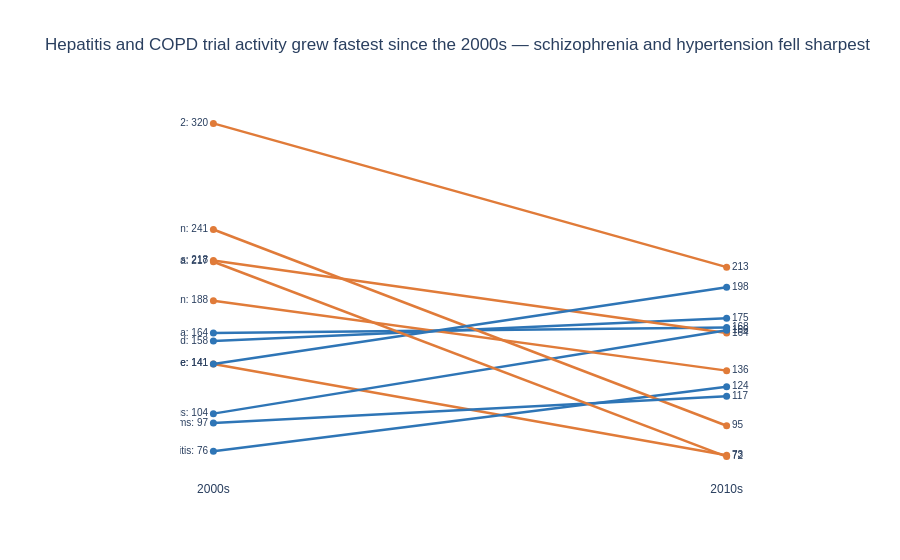

Notebook code cell kept with this figure:
### Markdown cell above
---
## Q4 — Which disease areas saw the sharpest rise or fall in trial activity between the 2000s and 2010s?

Looking at the 12 most-studied conditions overall, comparing trial counts in each decade.

### Code cell
top_conditions = df['Condition'].value_counts().head(12).index.tolist()
q4 = df[df['Condition'].isin(top_conditions) & df['decade'].isin(['2000s', '2010s'])]
q4_ct = pd.crosstab(q4['Condition'], q4['decade'])

fig4 = go.Figure()
for cond in q4_ct.index:
    v2000s, v2010s = q4_ct.loc[cond, '2000s'], q4_ct.loc[cond, '2010s']
    increased = v2010s > v2000s
    # CVD-safe: blue = grew, orange = shrank (no red/green)
    color = '#2E75B6' if increased else '#E07B39'
    fig4.add_trace(go.Scatter(
        x=['2000s', '2010s'], y=[v2000s, v2010s], mode='lines+markers+text',
        line=dict(color=color, width=2.5), marker=dict(color=color, size=7),
        text=[f'{cond}: {v2000s}', f'{v2010s}'], textposition=['middle left', 'middle right'],
        textfont=dict(size=10), showlegend=False
    ))

fig4.update_layout(
    title='Hepatitis and COPD trial activity grew fastest since the 2000s — schizophrenia and hypertension fell sharpest',
    plot_bgcolor='white', paper_bgcolor='white', font=dict(family='Arial', size=12),
    yaxis=dict(showticklabels=False, title='', showgrid=False),
    xaxis=dict(showgrid=False), margin=dict(l=180, r=140)
)
fig4.show()

### Figure 1 — Plotly figure (JSON) as saved in the notebook; plotly's stock layout.template omitted (floating-point values rounded to 4 significant figures)
{"data": [{"line": {"color": "#E07B39", "width": 2.5}, "marker": {"color": "#E07B39", "size": 7}, "mode": "lines+markers+text", "showlegend": false, "text": ["Alzheimer Disease: 141", "73"], "textfont": {"size": 10}, "textposition": ["middle left", "middle right"], "type": "scatter", "x": ["2000s", "2010s"], "y": [141, 73]}, {"line": {"color": "#2E75B6", "width": 2.5}, "marker": {"color": "#2E75B6", "size": 7}, "mode": "lines+markers+text", "showlegend": false, "text": ["Arthritis, Rheumatoid: 158", "175"], "textfont": {"size": 10}, "textposition": ["middle left", "middle right"], "type": "scatter", "x": ["2000s", "2010s"], "y": [158, 175]}, {"line": {"color": "#2E75B6", "width": 2.5}, "marker": {"color": "#2E75B6", "size": 7}, "mode": "lines+markers+text", "showlegend": false, "text": ["Asthma: 164", "168"], "textfont": {"size": 10}, "textposition": ["middle left", "middle right"], "type": "scatter", "x": ["2000s", "2010s"], "y": [164, 168]}, {"line": {"color": "#E07B39", "width": 2.5}, "marker": {"color": "#E07B39", "size": 7}, "mode": "lines+markers+text", "showlegend": false, "text": ["Breast Neoplasms: 218", "164"], "textfont": {"size": 10}, "textposition": ["middle left", "middle right"], "type": "scatter", "x": ["2000s", "2010s"], "y": [218, 164]}, {"line": {"color": "#2E75B6", "width": 2.5}, "marker": {"color": "#2E75B6", "size": 7}, "mode": "lines+markers+text", "showlegend": false, "text": ["Diabetes Mellitus: 104", "166"], "textfont": {"size": 10}, "textposition": ["middle left", "middle right"], "type": "scatter", "x": ["2000s", "2010s"], "y": [104, 166]}, {"line": {"color": "#E07B39", "width": 2.5}, "marker": {"color": "#E07B39", "size": 7}, "mode": "lines+markers+text", "showlegend": false, "text": ["Diabetes Mellitus, Type 2: 320", "213"], "textfont": {"size": 10}, "textposition": ["middle left", "middle right"], "type": "scatter", "x": ["2000s", "2010s"], "y": [320, 213]}, {"line": {"color": "#2E75B6", "width": 2.5}, "marker": {"color": "#2E75B6", "size": 7}, "mode": "lines+markers+text", "showlegend": false, "text": ["Hepatitis: 76", "124"], "textfont": {"size": 10}, "textposition": ["middle left", "middle right"], "type": "scatter", "x": ["2000s", "2010s"], "y": [76, 124]}, {"line": {"color": "#E07B39", "width": 2.5}, "marker": {"color": "#E07B39", "size": 7}, "mode": "lines+markers+text", "showlegend": false, "text": ["Hypertension: 241", "95"], "textfont": {"size": 10}, "textposition": ["middle left", "middle right"], "type": "scatter", "x": ["2000s", "2010s"], "y": [241, 95]}, {"line": {"color": "#E07B39", "width": 2.5}, "marker": {"color": "#E07B39", "size": 7}, "mode": "lines+markers+text", "showlegend": false, "text": ["Influenza, Human: 188", "136"], "textfont": {"size": 10}, "textposition": ["middle left", "middle right"], "type": "scatter", "x": ["2000s", "2010s"], "y": [188, 136]}, {"line": {"color": "#2E75B6", "width": 2.5}, "marker": {"color": "#2E75B6", "size": 7}, "mode": "lines+markers+text", "showlegend": false, "text": ["Lung Neoplasms: 97", "117"], "textfont": {"size": 10}, "textposition": ["middle left", "middle right"], "type": "scatter", "x": ["2000s", "2010s"], "y": [97, 117]}, {"line": {"color": "#2E75B6", "width": 2.5}, "marker": {"color": "#2E75B6", "size": 7}, "mode": "lines+markers+text", "showlegend": false, "text": ["Pulmonary Disease, Chronic Obstructive: 141", "198"], "textfont": {"size": 10}, "textposition": ["middle left", "middle right"], "type": "scatter", "x": ["2000s", "2010s"], "y": [141, 198]}, {"line": {"color": "#E07B39", "width": 2.5}, "marker": {"color": "#E07B39", "size": 7}, "mode": "lines+markers+text", "showlegend": false, "text": ["Schizophrenia: 217", "72"], "textfont": {"size": 10}, "textposition": ["middle left", "middle right"], "type": "scatter", "x": ["2000s", "2010s"], "y": [217, 72]}], "layout": {"font": {"family": "Arial", "size": 12}, "margin": {"l": 180, "r": 140}, "paper_bgcolor": "white", "plot_bgcolor": "white", "title": {"text": "Hepatitis and COPD trial activity grew fastest since the 2000s — schizophrenia and hypertension fell sharpest"}, "xaxis": {"showgrid": false}, "yaxis": {"showgrid": false, "showticklabels": false, "title": {"text": ""}}}}
